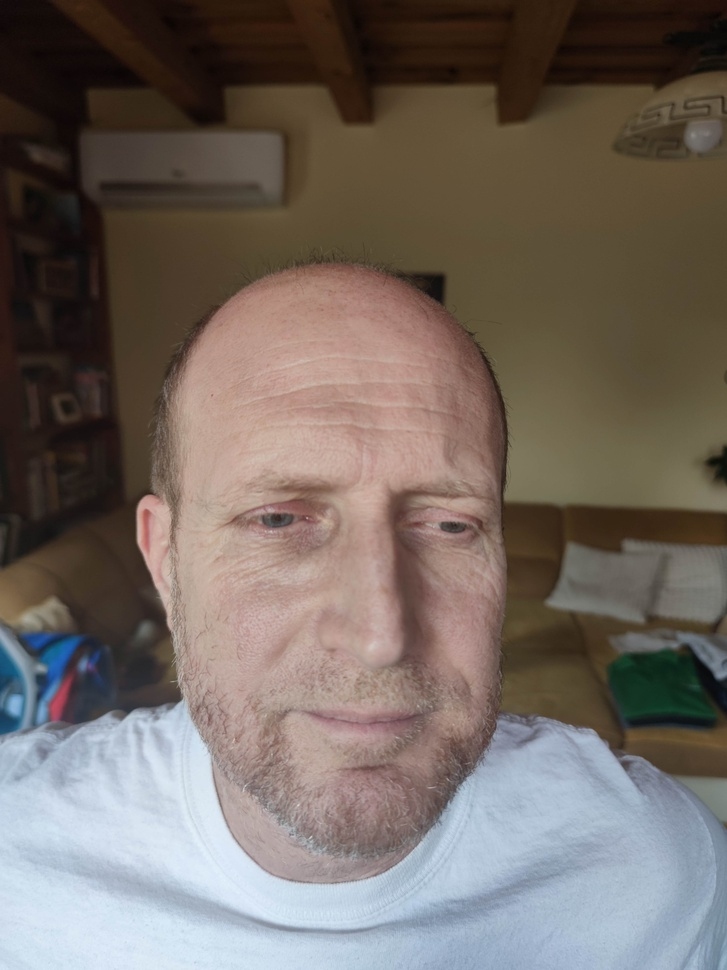
#> input picture szemelyek/apa (1).jpg, 727 x 970 px, shrunk from 4344 x 5792 before the run, found by its file name
$ python main.py
#> lines starting #> are read from the running program, lines starting #| are printed output that depends on the picture; after the words box and inside, x2 and y2 are one past the last pixel; in counts of white or black regions, pixels touching at a corner belong together
### jellemzok_kinyerve.py
import cv2
from sklearn.decomposition import PCA
import os
import csv
import numpy as np

pca = PCA(n_components=1)
face_cascade_default = cv2.CascadeClassifier(cv2.data.haarcascades + 'haarcascade_frontalface_alt.xml')

# Mappa, amelyben a képek találhatók
adatbazis_mappa = "C:\\Users\\SQLY\\Desktop\\egyi\\4F\\FacialRecognition_Basics\\szemelyek"

# Lista a jellemzők tárolására hogy később kiirassuk .csv fájlba
adatbazis_jellemzok_lista = []
detektalt_arcok_szama = 0

for filename in os.listdir(adatbazis_mappa):
    if filename.endswith(".jpg"):

        img_path = os.path.join(adatbazis_mappa, filename)

        kep = cv2.imread(img_path)
#> kep is the input picture: shape (970, 727, 3); mean B, G, R 98.6, 105.4, 115.6
        gray = cv2.cvtColor(kep, cv2.COLOR_BGR2GRAY)
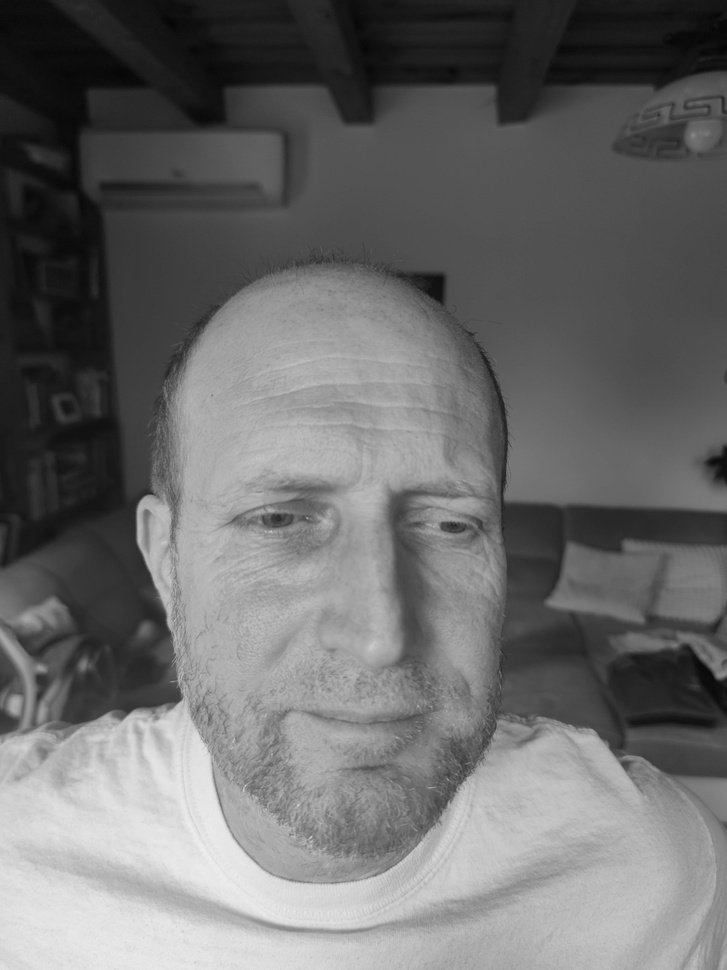
#> gray: shape (970, 727); min 4, max 239, mean 107.7
        faces_detect = face_cascade_default.detectMultiScale(gray, scaleFactor=1.07, minNeighbors=10)
#> faces_detect = [[131, 342, 461, 461]]
        # Hibakeresés: Ellenőrizze a faces_detect változót
        '''
        #--------------------
        fekete_maszk = cv2.inRange(gray, 0, 50)
        feher_maszk = cv2.inRange(gray, 205, 255)
        szurke_maszk = cv2.inRange(gray, 51, 204)
        teljes_pixelszam = (gray).size
        fekete_pixelek = np.count_nonzero(fekete_maszk)
        fekete_arany = fekete_pixelek / teljes_pixelszam * 100
        feher_pixelek = np.count_nonzero(feher_maszk)
        feher_arany = feher_pixelek / teljes_pixelszam * 100
        szurke_pixelek = np.count_nonzero(szurke_maszk)
        szurke_arany = szurke_pixelek / teljes_pixelszam * 100

        print(f"Fekete arány: {fekete_arany:.2f}%")
        print(f"Fehér arány: {feher_arany:.2f}%")
        print(f"Szürke arány: {szurke_arany:.2f}%")
        #--------------------'''
        if len(faces_detect) == 0:
            print(f"Nincs arc a(z) {filename} képen.")
        else:
            detektalt_arcok_szama += len(faces_detect)
#> detektalt_arcok_szama = 1
            for (x, y, w, h) in faces_detect:
                face_extract = gray[y:y + h, x:x + w]
                arckep_meret = (100, 100)
                arckep = cv2.resize(face_extract, arckep_meret)
                arckep_vektor = arckep.flatten()
                pca.fit(arckep_vektor.reshape(-1, 1))
                transzformalt_arckep = pca.transform(arckep_vektor.reshape(-1, 1))
                adatbazis_jellemzok = transzformalt_arckep.flatten()

                # Az egyedi azonosító (index) hozzáadása az arckép jellemzők mellé
                adatbazis_jellemzok_lista.append([filename] + adatbazis_jellemzok.tolist())
#> this loop made 1 pass
#> (x, y, w, h, arckep_meret) on pass 1: (131, 342, 461, 461, (100, 100))
#> pass 1, `face_extract = gray[y:y + h, x:x + w]`:
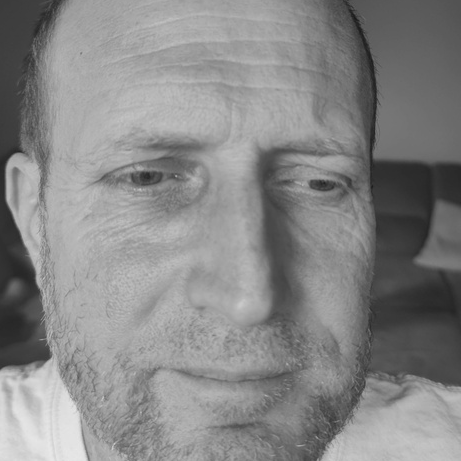
#> face_extract: shape (461, 461); min 25, max 232, mean 134.9
#> after the loop, adatbazis_jellemzok_lista = 1 item
#> pass 2 of the loop `for filename in os.listdir(adatbazis_mappa):`:
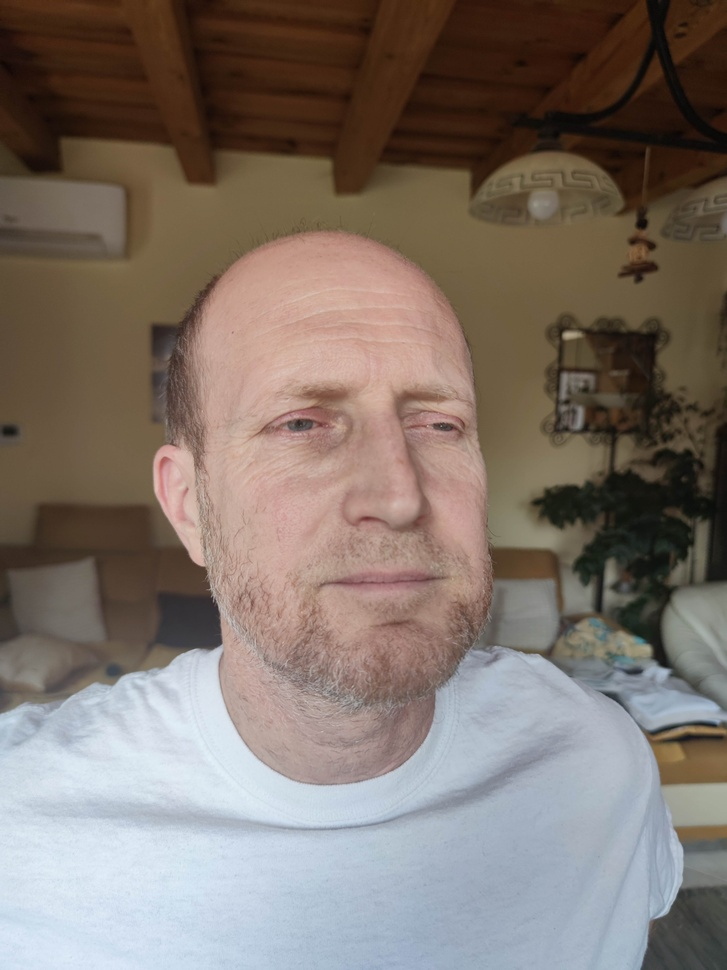
#> input picture szemelyek/apa (10).jpg, 727 x 970 px, shrunk from 4344 x 5792 before the run, found by its file name
#> kep is the input picture: shape (970, 727, 3); mean B, G, R 107.6, 115.7, 127.7
#> `gray = cv2.cvtColor(kep, cv2.COLOR_BGR2GRAY)`:
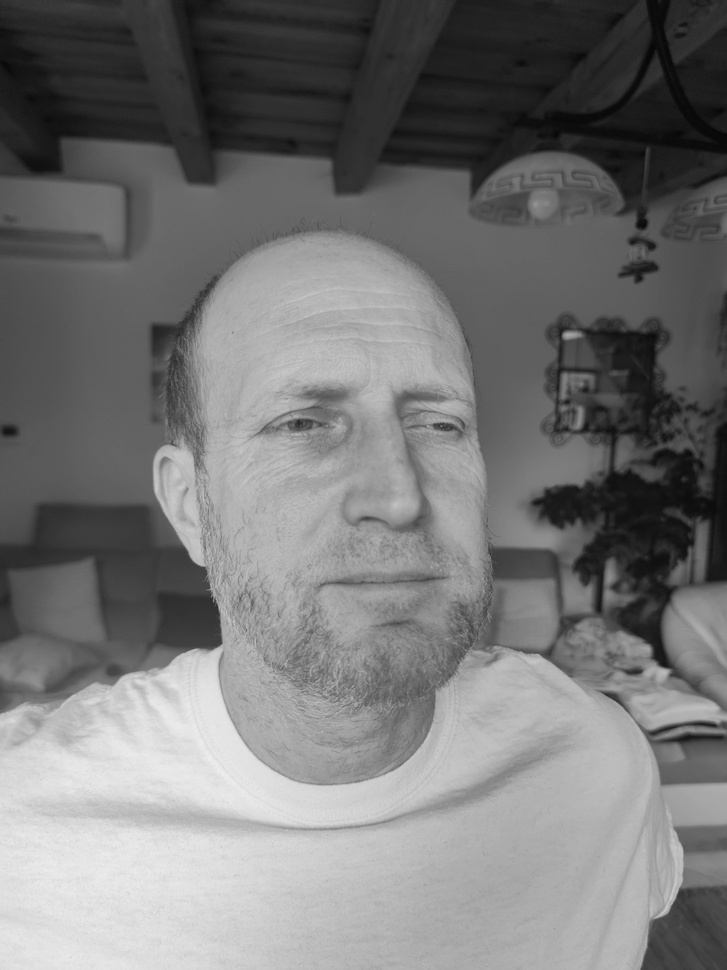
#> gray: shape (970, 727); min 5, max 238, mean 118.4
#> `faces_detect = face_cascade_default.detectMultiScale(gray, scaleFactor..`: faces_detect = [[203, 288, 354, 354]]
#> detektalt_arcok_szama = 2
#> the loop `for (x, y, w, h) in faces_detect:` made 1 pass
#> (x, y, w, h, arckep_meret) on pass 1: (203, 288, 354, 354, (100, 100))
#> pass 1, `face_extract = gray[y:y + h, x:x + w]`:
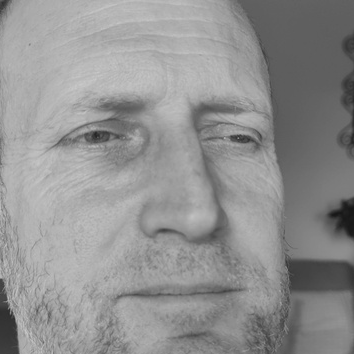
#> face_extract: shape (354, 354); min 23, max 202, mean 144.9
#> after the loop `for (x, y, w, h) in faces_detect:`: adatbazis_jellemzok_lista = 2 items
#> pass 3 of the loop `for filename in os.listdir(adatbazis_mappa):`:
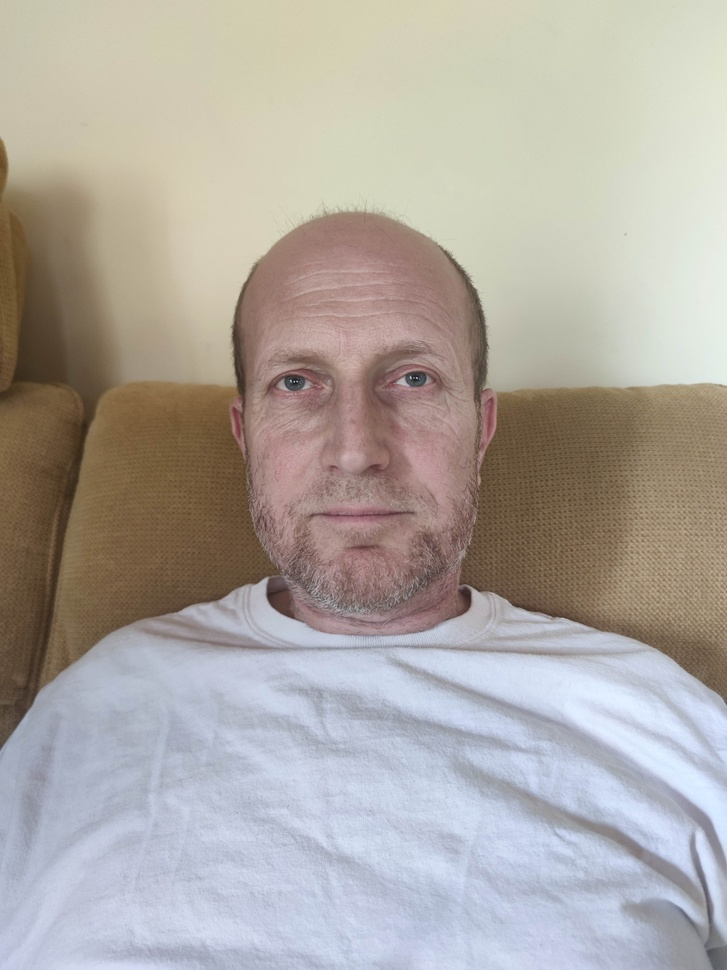
#> input picture szemelyek/apa (2).jpg, 727 x 970 px, shrunk from 4344 x 5792 before the run, found by its file name
#> kep is the input picture: shape (970, 727, 3); mean B, G, R 161.7, 168.1, 174.5
#> `gray = cv2.cvtColor(kep, cv2.COLOR_BGR2GRAY)`:
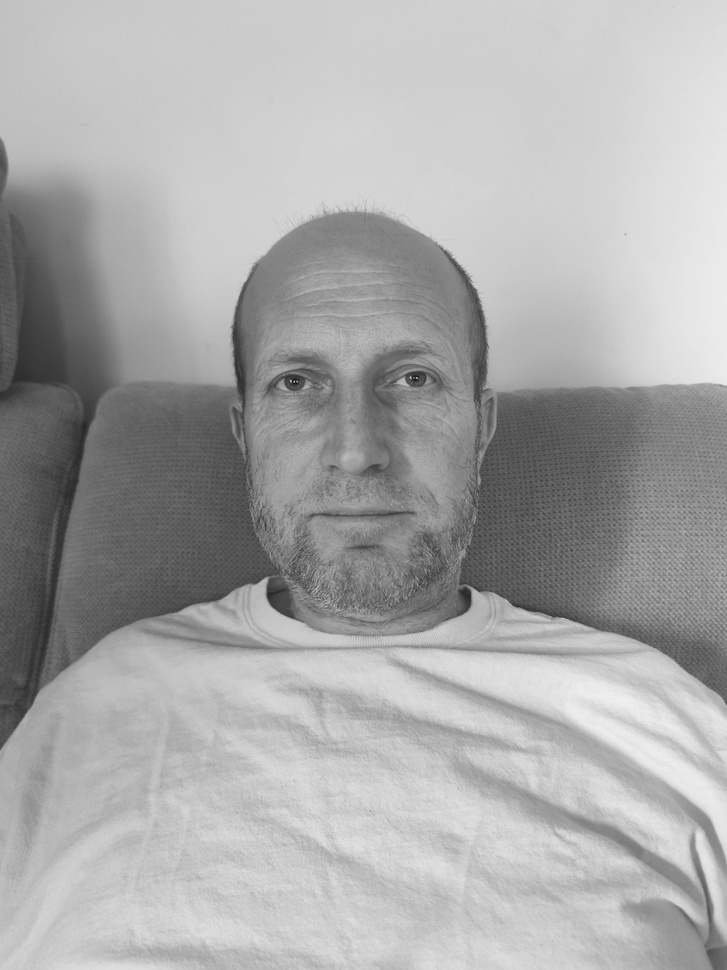
#> gray: shape (970, 727); min 26, max 240, mean 169.3
#> `faces_detect = face_cascade_default.detectMultiScale(gray, scaleFactor..`: faces_detect = [[206, 271, 297, 297]]
#> detektalt_arcok_szama = 3
#> the loop `for (x, y, w, h) in faces_detect:` made 1 pass
#> (x, y, w, h, arckep_meret) on pass 1: (206, 271, 297, 297, (100, 100))
#> pass 1, `arckep = cv2.resize(face_extract, arckep_meret)`:
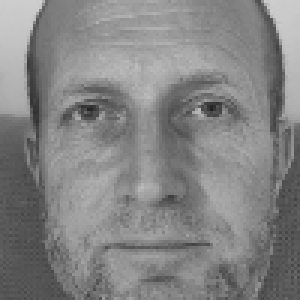
#> arckep: shape (100, 100) (shown 3 times larger); min 32, max 206, mean 131.8
#> after the loop `for (x, y, w, h) in faces_detect:`: adatbazis_jellemzok_lista = 3 items
#> the loop made 4 passes; the first 3 are shown

print(f"Összesen {detektalt_arcok_szama} arcot detektáltunk.")

# Jellemzők elmentése CSV fájlba
with open('adatbazis_jellemzok.csv', mode='w', newline='') as file:
    writer = csv.writer(file)
    writer.writerows(adatbazis_jellemzok_lista)


### main.py
import cv2
import numpy as np
from sklearn.decomposition import PCA
import math
from jellemzok_kinyerve import adatbazis_jellemzok_lista

def keresett_arc_jellemzok(kep):
    """
    Kivonja a jellemzőket a bemeneti képről.

    Args:
        kep: A feldolgozandó kép.

    Returns:
        list: A kép jellemzői.
    """

    try:
        for (x, y, w, h) in faces_detect:
            face_extract = gray[y:y + h, x:x + w]
            arckep_meret = (100, 100)
            arckep = cv2.resize(face_extract, arckep_meret)
            arckep_vektor = arckep.flatten()
            pca.fit(arckep_vektor.reshape(-1, 1))
            transzformalt_arckep = pca.transform(arckep_vektor.reshape(-1, 1))
            jellemzok = transzformalt_arckep.flatten()  # Jellemzők tárolása
            return jellemzok

    except IndexError:
        print("Nincs arc a képen.")

    return None

def euklideszi_tavolsag(vektor1, vektor2):
    """
    Euklidészi távolság kiszámítása két jellemzővektor között.

    Args:
        jellemzok1 (list): Az első jellemzővektor.
        jellemzok2 (list): A második jellemzővektor.

    Returns:
        float: Az euklidészi távolság.
    """
    # Konvertálás lebegőpontos típusra, ha szükséges
    vektor1 = np.array(vektor1, dtype=np.float64)
    vektor2 = np.array(vektor2, dtype=np.float64)

    tavolsag = 0
    for i in range(len(vektor1)):
        tavolsag += (vektor1[i] - vektor2[i])**2
    return math.sqrt(tavolsag)

# Kaszkád fájl betöltése
face_cascade_default = cv2.CascadeClassifier(cv2.data.haarcascades + 'haarcascade_frontalface_alt.xml')

# kamera definiálása (legtöbb gépnél a kamera indexe 0)
cap = cv2.VideoCapture(0)

pca = PCA(n_components=1)  # PCA objektum létrehozása

jellemzok = None  # Globális változó - mivel csak egyszer szeretném eltárolni az egyszerűbb összehasonlítás kedvéért


while True:
    # Kép beolvasása
    ret, kep = cap.read()
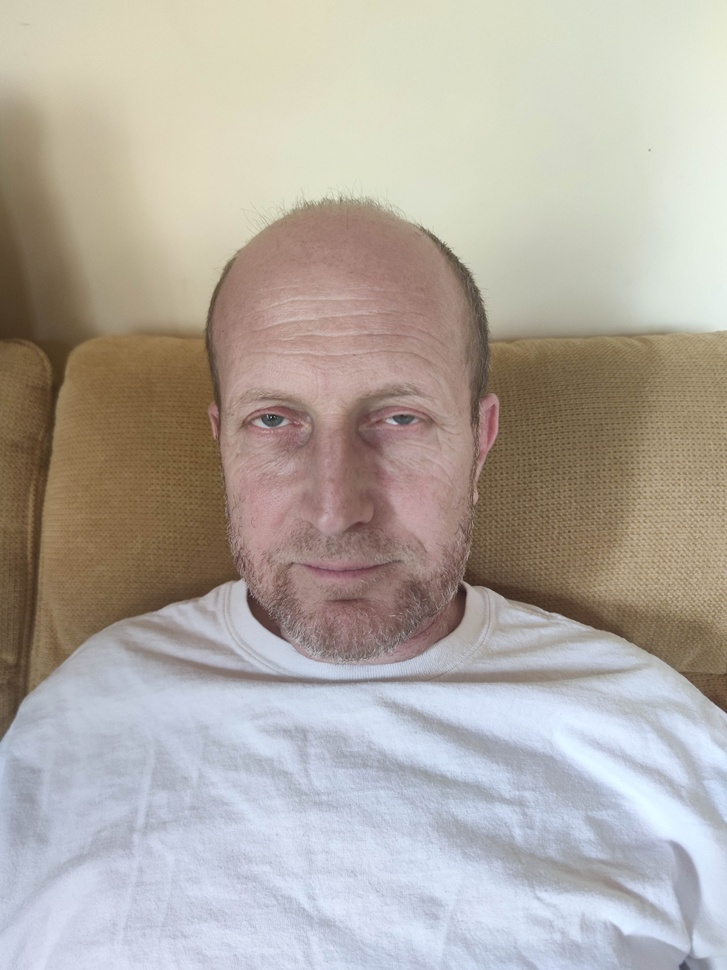
#> input picture szemelyek/apa (4).jpg, 727 x 970 px, shrunk from 4344 x 5792 before the run, given in place of the camera
#> kep is the input picture: shape (970, 727, 3); mean B, G, R 162.6, 170.6, 177.9
    gray = cv2.cvtColor(kep, cv2.COLOR_BGR2GRAY)
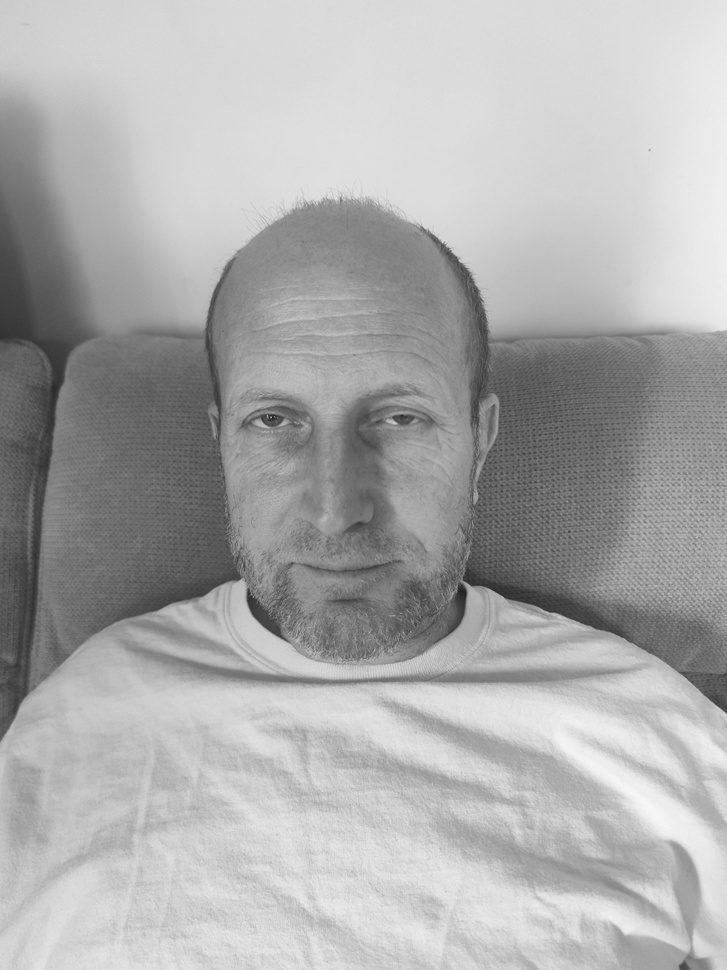
#> gray: shape (970, 727); min 22, max 248, mean 171.9
    faces_detect = face_cascade_default.detectMultiScale(gray, scaleFactor=1.09, minNeighbors=8)
#> faces_detect = [[175, 307, 316, 316]]
#> the loop in keresett_arc_jellemzok, `for (x, y, w, h) in faces_detect:` made 1 pass
#> (x, y, w, h, arckep_meret) on pass 1: (175, 307, 316, 316, (100, 100))
#> pass 1, in keresett_arc_jellemzok, `face_extract = gray[y:y + h, x:x + w]`:
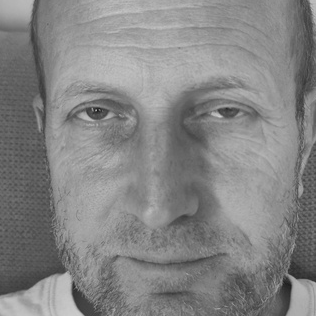
#> face_extract: shape (316, 316); min 22, max 207, mean 132.3
#> pass 1, in keresett_arc_jellemzok, `arckep = cv2.resize(face_extract, arckep_meret)`:
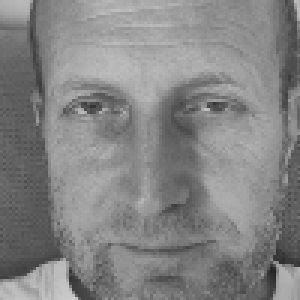
#> arckep: shape (100, 100) (shown 3 times larger); min 36, max 203, mean 132.2

    if jellemzok is None:
        jellemzok = keresett_arc_jellemzok(kep) #jellemzok kinyerése csak az első képen
#> jellemzok = 10000 values, max 70.81 at index 9924, min -96.19 at index 9091, mean 1.02e-14
        print(f"Arckép jellemzők: {jellemzok}")
#> (printed output is left out)

    for (x, y, w, h) in faces_detect:
        cv2.rectangle(kep, (x, y), (x + w, y + h), (0, 0, 0), 2)
#> this loop made 1 pass
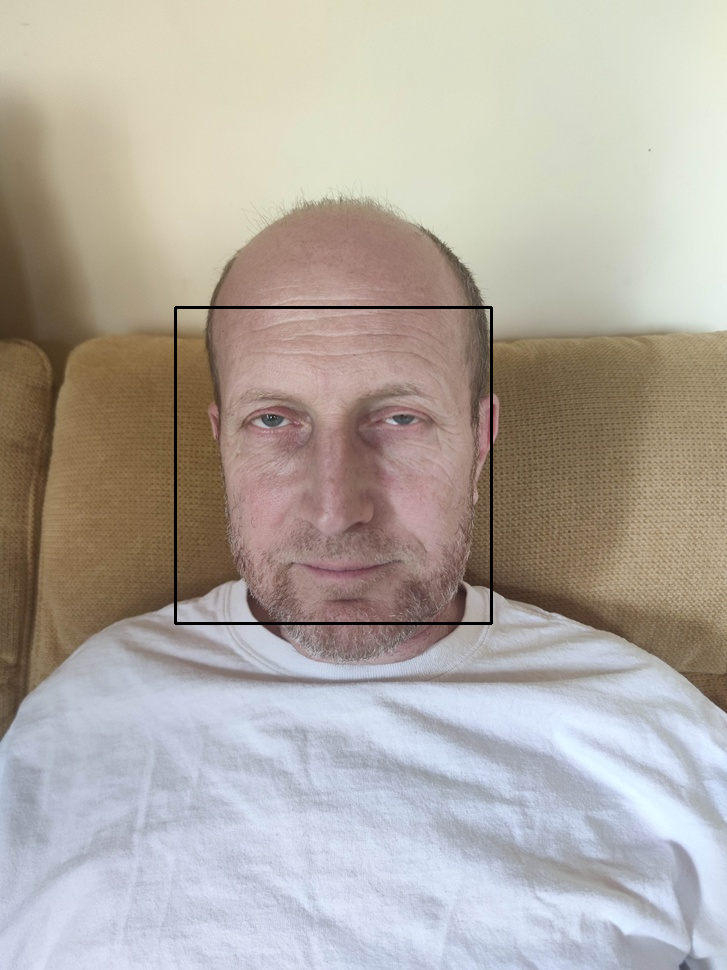
#> kep: shape (970, 727, 3); 0.54% of pixels changed, all inside (x1, y1, x2, y2) = (174, 306, 493, 625)

    # Kép megjelenítése
    cv2.imshow("Arcfelismerő valós időben", kep)

    # Kilépés a 'q' billentyű lenyomásával
    if cv2.waitKey(1) & 0xFF == ord('q'):
#> (key q is pressed here)
        break

# Minden adatbázisbeli képhez kiszámítja az euklidészi távolságot
for adatbazis_jellemzok in adatbazis_jellemzok_lista:
    tavolsag = euklideszi_tavolsag(jellemzok, adatbazis_jellemzok[1:])
    print(f"Euklidészi távolság: {tavolsag}")


cap.release()
cv2.destroyAllWindows()
